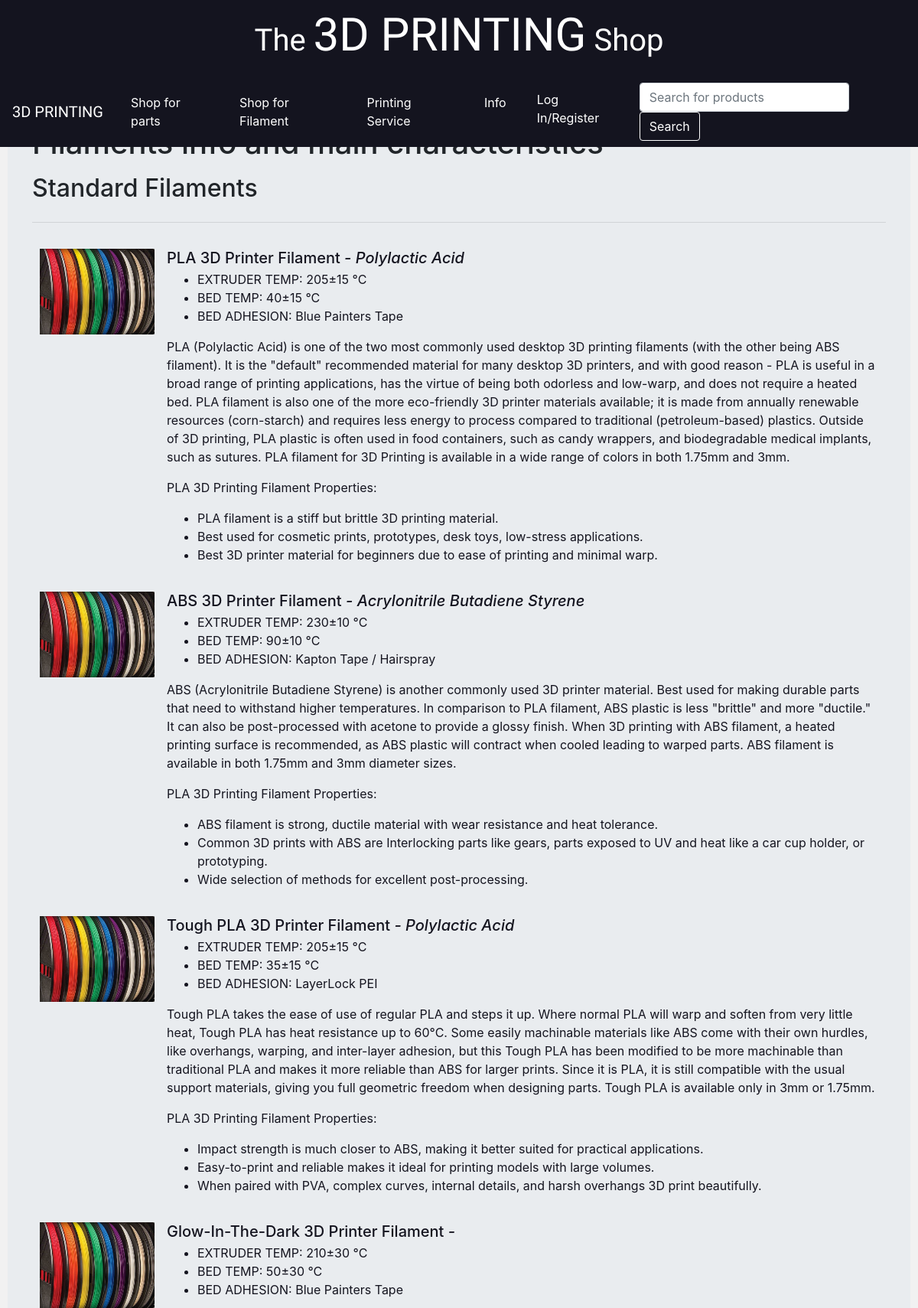
Page /filament_info (upper part) on the committed database.
### tables this page shows
CREATE TABLE 'filament_info' ('filament_id' integer PRIMARY KEY NOT NULL, 'type' varchar(40), 'name' varchar(60), 'formula' varchar(60), 'description' text, 'etemp' varchar(15), 'btemp' varchar(15), 'badhesion' varchar(30), 'prop1' varchar(255), 'prop2' varchar(255), 'prop3' varchar(255), 'link' varchar(20));

### application.py (the view)
@app.route("/filament_info", methods=["GET"])
def filament_info():
    standard_fs = db.execute("SELECT * FROM filament_info WHERE type='STANDARD'")
    composite_fs = db.execute("SELECT * FROM filament_info WHERE type='COMPOSITE'")
    flexible_fs = db.execute("SELECT * FROM filament_info WHERE type='FLEXIBLE'")
    specialty_fs = db.execute("SELECT * FROM filament_info WHERE type='SPECIALTY'")
    support_fs = db.execute("SELECT * FROM filament_info WHERE type='SUPPORT'")
    if session:
        cart_count=db.execute("SELECT SUM (quantity) FROM cart WHERE user_id=:session_id", session_id=session["user_id"])
        if cart_count[0]["SUM (quantity)"] == None:
            return render_template("filament_info.html", name=session["name"], cart_count=0, standard=standard_fs, composite=composite_fs, flexible=flexible_fs,
            specialty=specialty_fs, support=support_fs)
        else:
            return render_template("filament_info.html", name=session["name"], cart_count=cart_count[0]["SUM (quantity)"], standard=standard_fs, composite=composite_fs,
            flexible=flexible_fs, specialty=specialty_fs, support=support_fs)
    else:
        return render_template("filament_info.html", standard=standard_fs, composite=composite_fs, flexible=flexible_fs,
            specialty=specialty_fs, support=support_fs)

### application.py (called while the page is built)
@app.after_request
def after_request(response):
    response.headers["Cache-Control"] = "no-cache, no-store, must-revalidate"
    response.headers["Expires"] = 0
    response.headers["Pragma"] = "no-cache"
    return response

### templates/filament_info.html (shortened to what this page needs)
{% extends "layout.html" %}
{% block article %}
<div class="jumbotron" id="jumbotron_info">
    <h1>Filaments info and main characteristics</h1>
    <h2>Standard Filaments</h2>
    <hr class="my-4">
    {% for filament in standard %}
        <div id="element_outter">
            <div>
                <li class="media" >
                    <img class="mr-3" src="/static/images/spools.jpg" alt="spools.jpg">
                    <div class="media-body" id="prod_list_inner">
                        <h5 class="mt-0 mb-1" id="prod_list_inner_head" name="description">{{ filament.name }}<span style="font-style:italic"> - {{ filament.formula }}</span> </h5>
                        <ul>
                            <li>EXTRUDER TEMP: {{ filament.etemp }}</li>
                            <li>BED TEMP: {{ filament.btemp }}</li>
                            <li>BED ADHESION: {{ filament.badhesion }}</li>
                        </ul>
                        <p>{{ filament.description }}</p>
                        <p>PLA 3D Printing Filament Properties:</p>
                        <ul>
                            <li>{{ filament.prop1 }}</li>
                            <li>{{ filament.prop2 }}</li>
                            <li>{{ filament.prop3 }}</li>
                        </ul>
                    </div>
                </li>
            </div>
        </div>
    {% endfor %}
</div>
{% endblock %}

### static/style.css (style rules this page uses)
body, #body { background-color: #1f1f2e; }
.media img { width: 150px; height: 112px; }
#prod_list_inner { color: #14141f; }
#element_outter { padding: 10px; }
#jumbotron_info { padding-top: 13%; padding-bottom: 8%; }

### rows in the picture
filament_info: name "PLA 3D Printer Filament", formula "Polylactic Acid", etemp "205±15 °C", btemp "40±15 °C", badhesion "Blue Painters Tape", description "PLA (Polylactic Acid) is one of the two most commonly used desktop 3D printing filaments (with the other being ABS filament). It is the \"default\" recommended material for many desktop 3D printers, and with good reason - PLA is useful in a broad range of printing applications, has the virtue of being both odorless and low-warp, and does not require a heated bed. PLA filament is also one of the more eco-friendly 3D printer materials available; it is made from annually renewable resources (corn-starch) and requires less energy to process compared to traditional (petroleum-based) plastics. Outside of 3D printing, PLA plastic is often used in food containers, such as candy wrappers, and…", prop1 "PLA filament is a stiff but brittle 3D printing material.", prop2 "Best used for cosmetic prints, prototypes, desk toys, low-stress applications.", prop3 "Best 3D printer material for beginners due to ease of printing and minimal warp."
filament_info: name "ABS 3D Printer Filament", formula "Acrylonitrile Butadiene Styrene", etemp "230±10 °C", btemp "90±10 °C", badhesion "Kapton Tape / Hairspray", description "ABS (Acrylonitrile Butadiene Styrene) is another commonly used 3D printer material. Best used for making durable parts that need to withstand higher temperatures. In comparison to PLA filament, ABS plastic is less \"brittle\" and more \"ductile.\" It can also be post-processed with acetone to provide a glossy finish. When 3D printing with ABS filament, a heated printing surface is recommended, as ABS plastic will contract when cooled leading to warped parts. ABS filament is available in both 1.75mm and 3mm diameter sizes.", prop1 "ABS filament is strong, ductile material with wear resistance and heat tolerance.", prop2 "Common 3D prints with ABS are Interlocking parts like gears, parts exposed to UV and heat like a car cup holder, or prototyping.", prop3 "Wide selection of methods for excellent post-processing."
filament_info: name "Tough PLA 3D Printer Filament", formula "Polylactic Acid", etemp "205±15 °C", btemp "35±15 °C", badhesion "LayerLock PEI", description "Tough PLA takes the ease of use of regular PLA and steps it up. Where normal PLA will warp and soften from very little heat, Tough PLA has heat resistance up to 60°C. Some easily machinable materials like ABS come with their own hurdles, like overhangs, warping, and inter-layer adhesion, but this Tough PLA has been modified to be more machinable than traditional PLA and makes it more reliable than ABS for larger prints. Since it is PLA, it is still compatible with the usual support materials, giving you full geometric freedom when designing parts. Tough PLA is available only in 3mm or 1.75mm.", prop1 "Impact strength is much closer to ABS, making it better suited for practical applications.", prop2 "Easy-to-print and reliable makes it ideal for printing models with large volumes.", prop3 "When paired with PVA, complex curves, internal details, and harsh overhangs 3D print beautifully."
filament_info: name "Glow-In-The-Dark 3D Printer Filament", etemp "210±30 °C", btemp "50±30 °C", badhesion "Blue Painters Tape"
